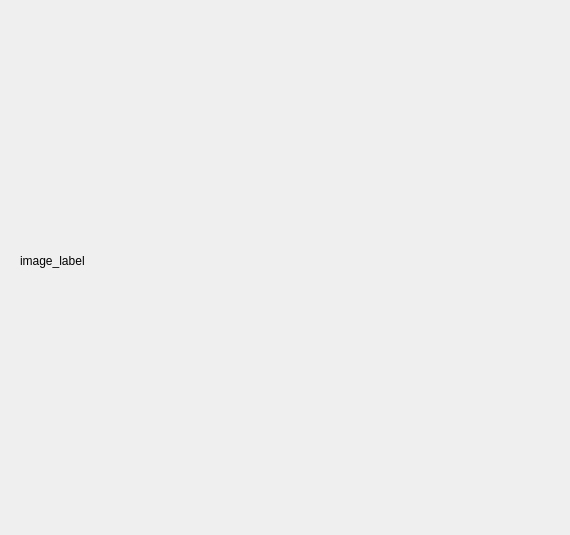
<?xml version="1.0" encoding="UTF-8"?>
<ui version="4.0">
 <class>Server</class>
 <widget class="QWidget" name="Server">
  <property name="geometry">
   <rect>
    <x>0</x>
    <y>0</y>
    <width>570</width>
    <height>535</height>
   </rect>
  </property>
  <property name="windowTitle">
   <string>Server</string>
  </property>
  <widget class="QLabel" name="image_label">
   <property name="geometry">
    <rect>
     <x>20</x>
     <y>10</y>
     <width>521</width>
     <height>501</height>
    </rect>
   </property>
   <property name="text">
    <string>image_label</string>
   </property>
  </widget>
 </widget>
 <layoutdefault spacing="6" margin="11"/>
 <resources/>
 <connections/>
</ui>
